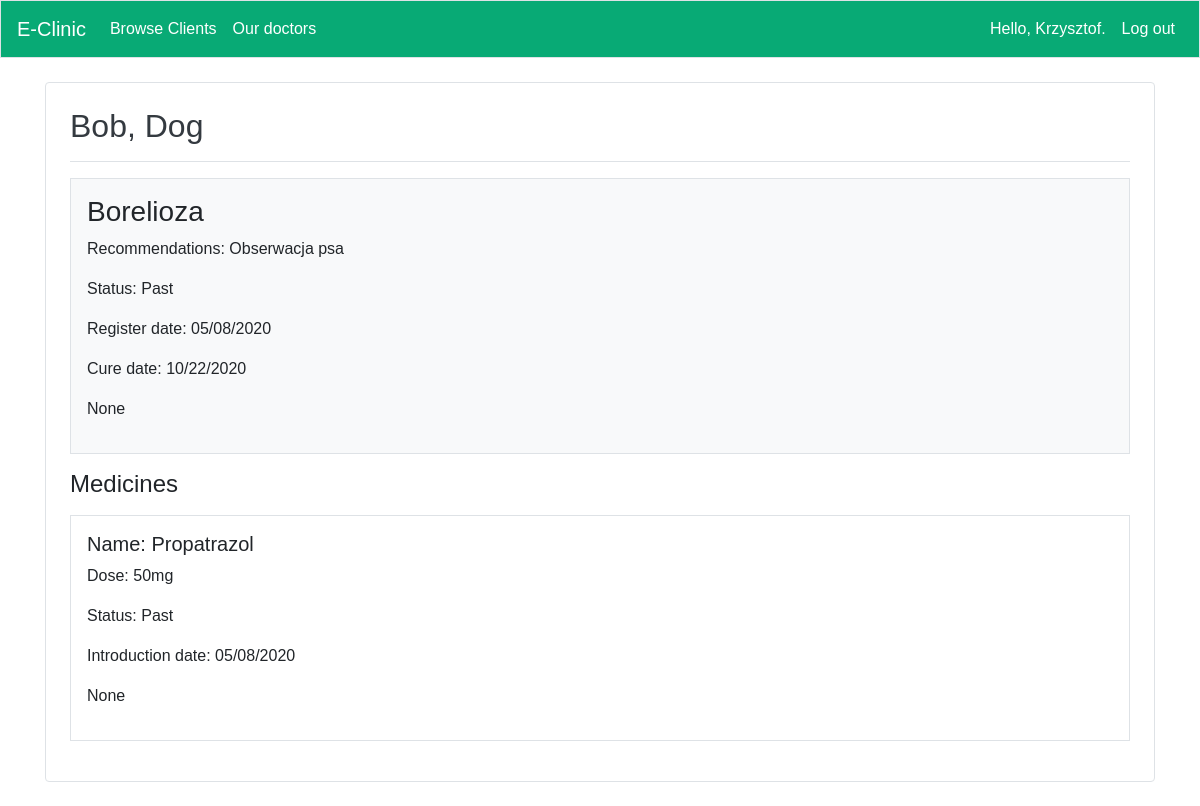
/animals/disease/4 (signed in), run on the app's committed database.
### app/models.py (models this page shows, shortened)
class Disease(models.Model):
    animal = models.ForeignKey(Animal,verbose_name=_lazy('animal'), on_delete=models.CASCADE)
    name = models.CharField(verbose_name=_lazy('name'),max_length=60)
    recommendations = models.TextField(verbose_name=_lazy('recommendations'),)
    register_date = models.DateField(verbose_name=_lazy('register date'),null=True)
    status = models.BooleanField(null=True)
    cure_data = models.DateField(verbose_name=_lazy('cure date'),null=True,blank=True)
    doctor = models.CharField(verbose_name=_lazy('name'),max_length=40,null=True,blank=True)
    class Meta:
        verbose_name_plural = 'Diseases'

class Animal(models.Model):
    name = models.CharField(verbose_name=_lazy('name'),max_length=20)
    specie = models.CharField(verbose_name=_lazy('specie'),max_length=20)
    birth_date = models.DateField(verbose_name=_lazy('birth date'),auto_now_add=False,null=True)
    register_date = models.DateField(verbose_name=_lazy('register date'),auto_now_add=True)
    owner = models.ForeignKey(User,verbose_name=_lazy('owner'), on_delete=models.CASCADE)
    class Meta:
        verbose_name_plural = 'Animals'
    def __str__(self):
        return f"{self.name}, {self.specie}"

class Medicine(models.Model):
    disease = models.ForeignKey(Disease, on_delete=models.CASCADE)
    name = models.CharField(verbose_name=_lazy('name'),max_length=40)
    dose = models.CharField(verbose_name=_lazy('dose'),max_length=60)
    introduction_date = models.DateField(verbose_name=_lazy('introduction date'),null=True)
    status = models.BooleanField(null=True)
    end_data = models.DateField(verbose_name=_lazy('end date'),null=True,blank=True)
    doctor = models.CharField(verbose_name=_lazy('doctor'),max_length=40,null=True,blank=True)
    class Meta:
        verbose_name_plural = 'Medicines'
    def __str__(self):
        return f"{self.name}"

### app/views.py (the view)
# urls.py: path('animals/disease/<int:disease_id>', views.check_disease,name='check_disease'),
@login_required
def check_disease(request,disease_id):
    disease = Disease.objects.get(id=disease_id)
    medicines = disease.medicine_set.all()
    animal = disease.animal
    client = animal.owner
    if request.user != client and not request.user.is_staff:
        raise PermissionDenied
    context = {'disease': disease,'medicines':medicines,'animal':animal}
    return render(request, 'app/check_disease.html', context)

### app/templatetags/user_tags.py (called while the page is built)
@register.filter(name='has_group')
def has_group(user, group_name):
    group = Group.objects.filter(name=group_name)
    if group:
        group = group.first()
        return group in user.groups.all()
    else:
        return False

### app/templates/app/check_disease.html (shortened to what this page needs)
{% extends 'app/base.html' %}
{% load i18n %}
{% load user_tags %}
{% block page_header %}
    <h2><a class="text-dark" href="{% url 'app:disease' animal.id%}">{{disease.animal}}</a></h2>
{% endblock page_header %}
{% block content %}
<div class="container p-3 my-3 bg-light text-black border">
    <h3>{{disease.name}}</h3>
    <p>{% trans "Recommendations:"%} {{disease.recommendations}}</p>
    {% if disease.status == True%}
    <p>Status: {% trans "Active" %}</p>
    {% else %}
    <p>Status: {% trans "Past" %} </p>
    {% endif %}
    <p>{% trans "Register date:"%} {{disease.register_date|date:"SHORT_DATE_FORMAT"}}</p>
    {% if disease.cure_data %}
    <p>{% trans "Cure date:"%} {{disease.cure_data|date:"SHORT_DATE_FORMAT"}}</p>
    {% endif %}
    <p>{{disease.doctor}}</p>
</div>
    <h4>{% trans "Medicines"%}</h4>
    {% for medicine in medicines%}
    <div class="container p-3 my-3 border">
        <h5>{% trans "Name:"%} {{medicine}}</h5>
        <p>{% trans "Dose:"%} {{medicine.dose}}</p>
        {% if medicine.status == True%}
        <p>Status: {% trans "Active" %}</p>
        {% else %}
        <p>Status: {% trans "Past" %} </p>
        {% endif %}
        <p>{% trans "Introduction date:"%} {{medicine.introduction_date|date:"SHORT_DATE_FORMAT"}}</p>
        <p>{{medicine.doctor}}</p>
    </div>
    {% empty %}
        <p></p>
        <a class="list-group-item list-group-item-action">{% trans "No medicines"%}</a>
    {%endfor%}
{%endblock content%}

### app/templates/app/base.html (shortened to what this page needs)
<!doctype html>
<html lang="en">
  <head>
    {% load bootstrap4 %}
    {% load i18n %}
    {% load user_tags %}
    {% load static %}
    {% bootstrap_css%}
    <link rel="stylesheet" type="text/css" href="{% static 'css/base.css' %}">
  </head>
  <body>
    <nav class="navbar navbar-custom navbar-expand-md navbar-light  mb-4 border">
      <a class="navbar-brand" href="{% url 'app:index'%}">
          E-Clinic</a>
      <div class="collapse navbar-collapse" id="navbarCollapse">
        <ul class="navbar-nav mr-auto" id="links">
          {% if request.user.is_active and request.user.is_staff %}
            {% if request.user|has_group:"Admin" %}
            <li class="nav-item"><a class="nav-link" href="{% url 'app:browse_clients' %}">{% trans "Browse Clients" %}</a></li>
            {% endif %}
          {% else %}
          {% if user.is_authenticated%}
          <li class="nav-item"><a class="nav-link" href="{% url 'app:animals'%}">{% trans "My pets" %}</a></li>
          <li class="nav-item"><a class="nav-link" href="{% url 'app:my_appointments'%}">{% trans "My appointments" %}</a></li>
          {% endif %}
          {%endif%}
          <li class="nav-item"><a class="nav-link" href="{% url 'app:doctors'%}">{% trans "Our doctors" %}</a></li>
        </ul>
        <ul class="navbar-nav ml-auto" id="links">
          {% if user.is_authenticated %}
            <li class="nav-item">
              <a class="nav-link" href="{% url 'user:profile' %}">{% trans "Hello,"%} {{ user.first_name }}.</a>
            </li>
            <li class="nav-item">
              <a class="nav-link" href="{% url 'user:logout' %}">{% trans "Log out" %}</a>
            </li>
          {% else %}
            <li class="nav-item">
              <a class="nav-link" href="{% url 'user:register' %}">{% trans "Register" %}</a>
            </li>
            <li class="nav-item">
              <a class="nav-link" href="{% url 'user:login' %}">{% trans "Log in" %}</a></li>
          {% endif %}
        </ul>
      </div>
    </nav>
    <main class="container">
      <div class="container p-4 my-4  text-black border rounded position-relative">
      <div class="pb-2 mb-2 border-bottom">
        {% block page_header %}{% endblock page_header %}
      </div>
      <div>
        {% block content %}{% endblock content %}
      </div>
    </div>
    </main>
  </body>
</html>

### static/css/base.css (style rules this page uses)
p { font-family: 'arial'; }
h2 { font-family: 'arial'; }
h3 { font-family: 'arial'; }
h4 { font-family: 'arial'; }
h5 { font-family: 'arial'; }
a { font-family :'arial'; }
.navbar-custom { background-color: #08aa75; }
.navbar-custom .navbar-brand, .navbar-custom .navbar-text { font-family :'arial'; color:white; }
#links a { font-family: 'arial'; color:white; }

### data on the page
Disease: animal "Bob, Dog", name "Borelioza", recommendations "Obserwacja psa", register_date "05/08/2020", cure_data "10/22/2020", doctor "None"
Medicine: name "Propatrazol", dose "50mg", introduction_date "05/08/2020", doctor "None"

### other printed values
{{ user.first_name }} "Krzysztof"
